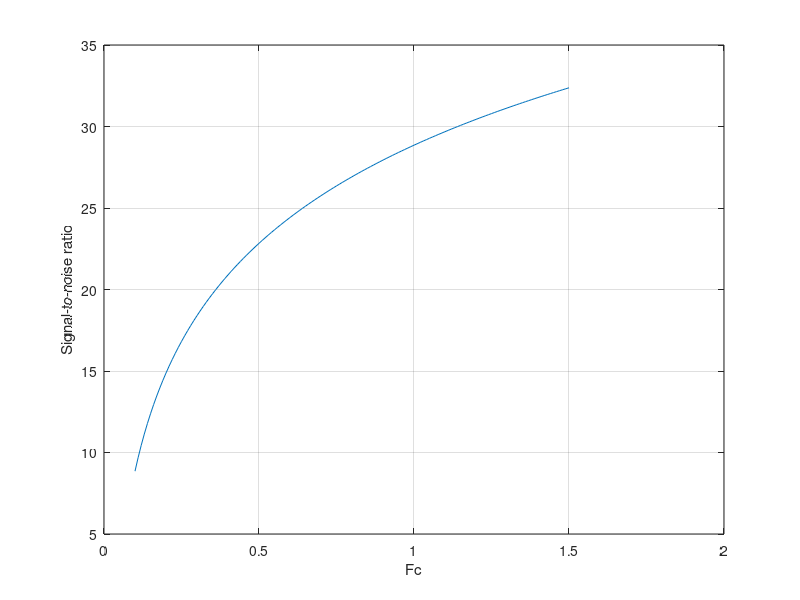

The MATLAB script that drew this image:
clear;
A=5
b1=4;
Fc = 0.1:0.01:1.5;
L=length(Fc);
for i = 1 : L
   snr(i)=4.7712+20*log10(Fc(i))+6.0206*b1;
end
figure
plot(Fc,snr);
xlabel('Fc');
ylabel('Signal-to-noise ratio');
grid on